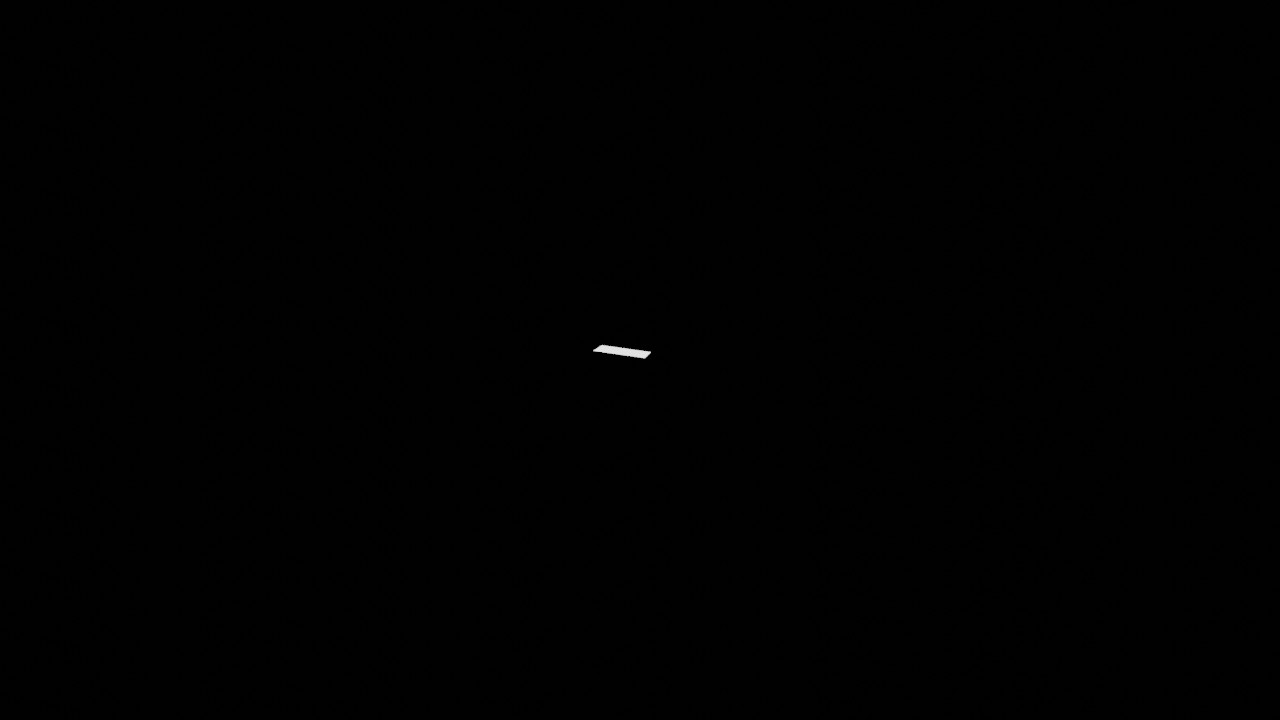
#> input picture Documents/Studies/LORIA/Dominique/plaque.jpg, 1280 x 720 px, found by its file name
$ python surf_keypoints.py
#> lines starting #> are read from the running program, lines starting #| are printed output that depends on the picture; after the words box and inside, x2 and y2 are one past the last pixel; in counts of white or black regions, pixels touching at a corner belong together; pictures that were not available may be replaced by others from this repository, and a replacement may not be noted
import numpy as np
import cv2
from matplotlib import pyplot as plt
import imutils

MIN_MATCH_COUNT = 10

img1 = cv2.imread("/Users/Melanie/Documents/Studies/LORIA/Dominique/plaque.jpg", 0)
#> img1 is the input picture: shape (720, 1280); min 0, max 238, mean 1
#img_object = cv2.Canny(img_object, 50, 150,apertureSize = 3)
_,img1 = cv2.threshold(img1,127,255,0)
#> img1: shape (720, 1280); 0.04% white; 1 white region, box (x1, y1, x2, y2) and area: (593, 345, 651, 359) 402
#img = cv2.imread("/Users/Melanie/Movies/Moth2/00028000.JPG", 0)
img2 = cv2.imread("/Users/Melanie/Movies/Moth2/00028147.JPG", 0)
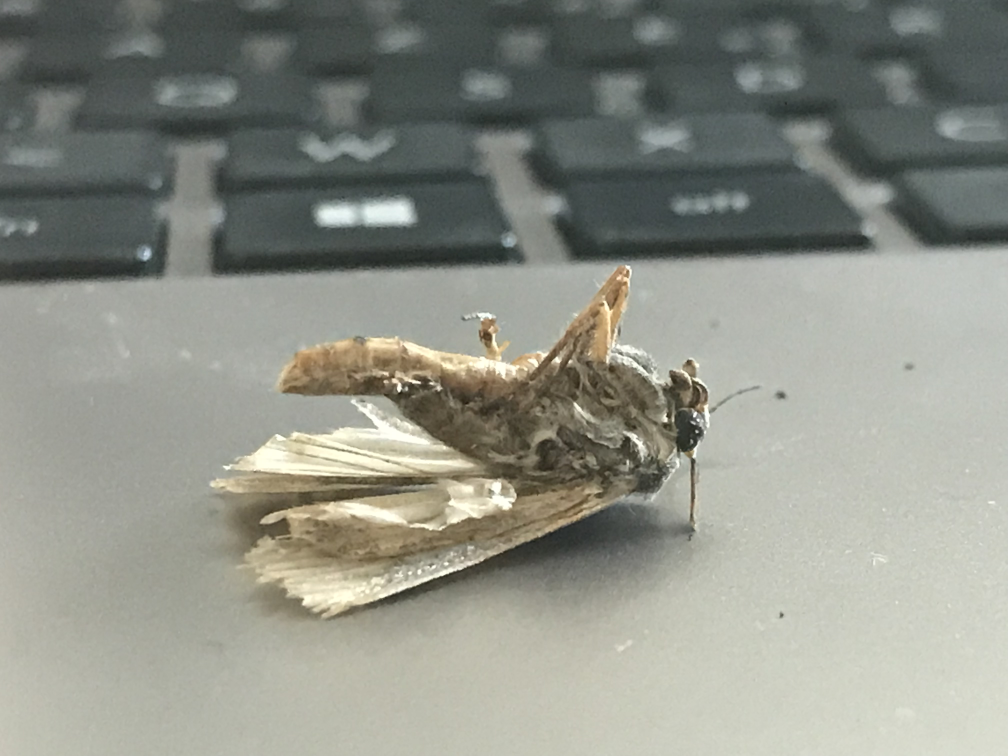
#> input picture Documents/Studies/LORIA/Dominique/IMG_2514.jpeg, 4032 x 3024 px, given in place of 00028147.JPG, which was not available (shown at 1/4 size)
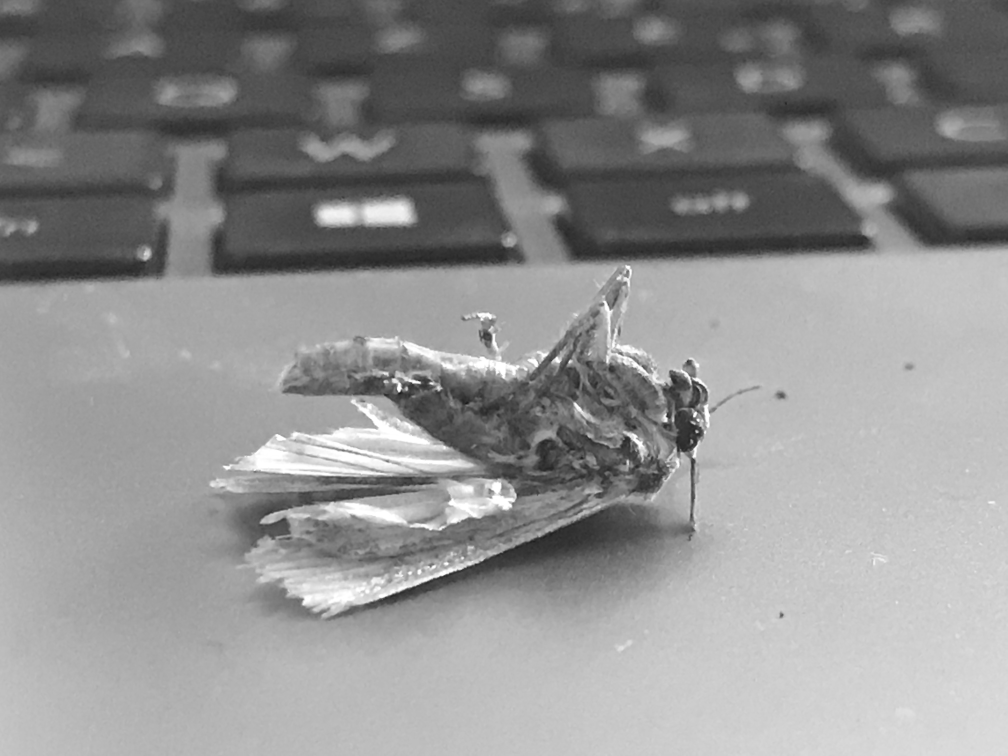
#> img2: shape (3024, 4032) (shown at 1/4 size); min 20, max 255, mean 142.6
img2 = imutils.rotate(img2, 180)[120:-50,420:-300]
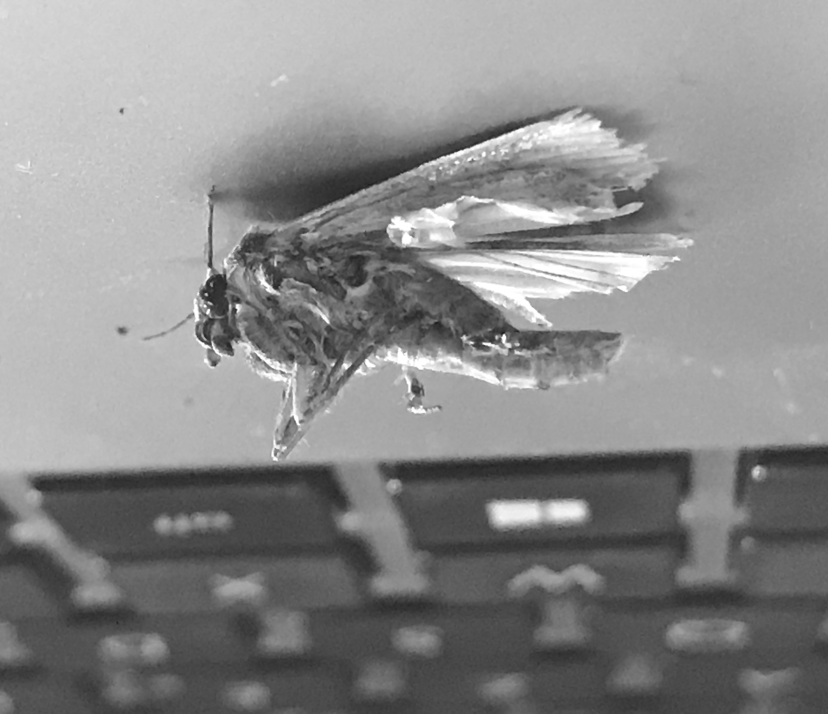
#> img2: shape (2854, 3312) (shown at 1/4 size); min 20, max 255, mean 138.6
#img_scene = cv2.Canny(img_scene, 50, 150,apertureSize = 3)
_,img2 = cv2.threshold(img2,127,255,0)
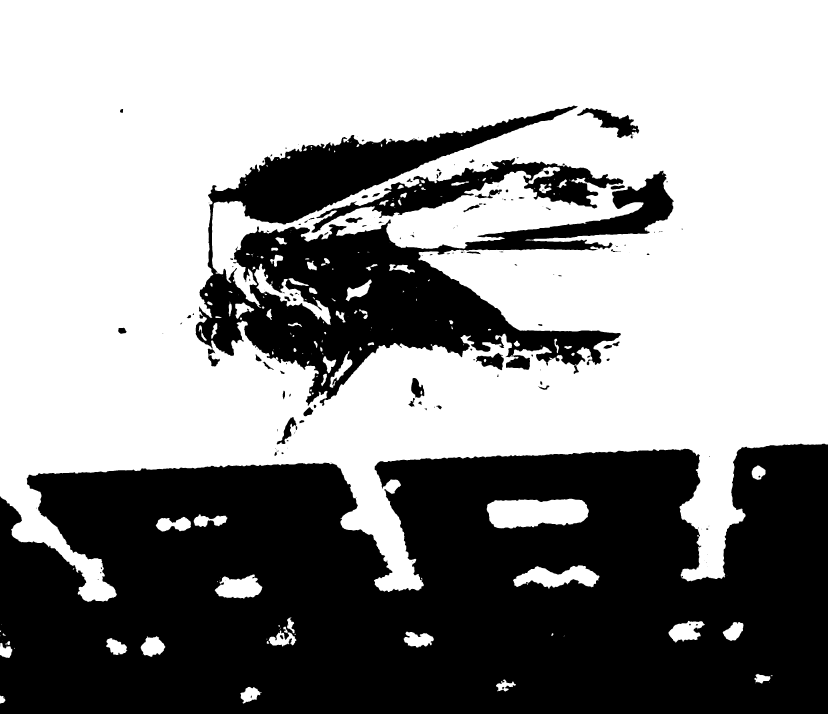
#> img2: shape (2854, 3312) (shown at 1/4 size); 58.6% white; 185 black regions (85 under 20 px), largest, box (x1, y1, x2, y2) and area: (0, 1775, 3312, 2854) 3024189, (783, 422, 2696, 1624) 767408, (1245, 632, 2494, 931) 90078

# Initiate SIFT detector
sift = cv2.xfeatures2d.SIFT_create(edgeThreshold=20, sigma=0.4)

# find the keypoints and descriptors with SIFT

kp1, des1 = sift.detectAndCompute(img1,None)
#> kp1 = 53 keypoints; strongest (x, y, size): (637, 352, 12.8), (601, 348, 6.5), (646, 353, 6), (648, 353, 3.3)
kp2, des2 = sift.detectAndCompute(img2,None)
#> kp2 = 32447 keypoints; strongest (x, y, size): (2829, 2116, 6), (1246, 597, 3.1), (824, 1177, 11.7), (2216, 776, 5.9)

FLANN_INDEX_KDTREE = 0
index_params = dict(algorithm = FLANN_INDEX_KDTREE, trees = 5)
search_params = dict(checks = 50)

flann = cv2.FlannBasedMatcher(index_params, search_params)

matches = flann.knnMatch(des1,des2,k=2)
#> matches = 53 matches

# store all the good matches as per Lowe's ratio test.
good = []
for m,n in matches:
    if m.distance < 0.7*n.distance:
        good.append(m)
#> this loop made 53 passes
#> after the loop, good = 12 matches

if len(good)>MIN_MATCH_COUNT:
    src_pts = np.float32([ kp1[m.queryIdx].pt for m in good ]).reshape(-1,1,2)
#> src_pts = [[597.3, 348], [603.3, 351.8], [609.3, 344.8], [610.2, 351.6], [616.3, 345.8], [616.9, 345.5], [623.3, 346.8], [625, 352], [629.3, 347.8], [630.6, 347.5], [636.3, 348.8], [636.7, 352.3]]
    dst_pts = np.float32([ kp2[m.trainIdx].pt for m in good ]).reshape(-1,1,2)
#> dst_pts = [[1269.4, 1202.5], [1268.9, 1381.6], [2785.3, 2485.8], [2231, 963.1], [2785.3, 2485.8], [2239, 968.9], [2104.3, 1997.8], [1472.9, 1008], [2785.3, 2485.8], [2239, 968.9], [2320.3, 1998.8], [1469.8, 1007.8]]

    M, mask = cv2.findHomography(src_pts, dst_pts, cv2.RANSAC,5.0)
#> M = [[-3.85, 0.56, 2253.6], [-1.66, 0.239, 972.9], [-0.00173, 0.000281, 1]]; mask = [0, 0, 0, 1, 0, 1, 0, 0, 0, 0, 0, 0]
    matchesMask = mask.ravel().tolist()
#> matchesMask = [0, 0, 0, 1, 0, 1, 0, 0, 0, 0, 0, 0]

    h,w = img1.shape
#> h = 720; w = 1280
    pts = np.float32([ [0,0],[0,h-1],[w-1,h-1],[w-1,0] ]).reshape(-1,1,2)
    dst = cv2.perspectiveTransform(pts,M)
#> dst = [[2253.6, 972.9], [2210.5, 952.8], [2254.9, 973.3], [2211.7, 953.2]]

    img2 = cv2.polylines(img2,[np.int32(dst)],True,255,3, cv2.LINE_AA)
#> img2: shape (2854, 3312); under 0.01% of pixels changed, all inside (x1, y1, x2, y2) = (2208, 949, 2258, 977)

else:
    print("Not enough matches are found - %d/%d" % (len(good),MIN_MATCH_COUNT))
    matchesMask = None

draw_params = dict(matchColor = (0,255,0), # draw matches in green color
                   singlePointColor = None,
                   matchesMask = matchesMask, # draw only inliers
                   flags = 2)
#> draw_params = 4 items

img3 = cv2.drawMatches(img1,kp1,img2,kp2,good,None,**draw_params)
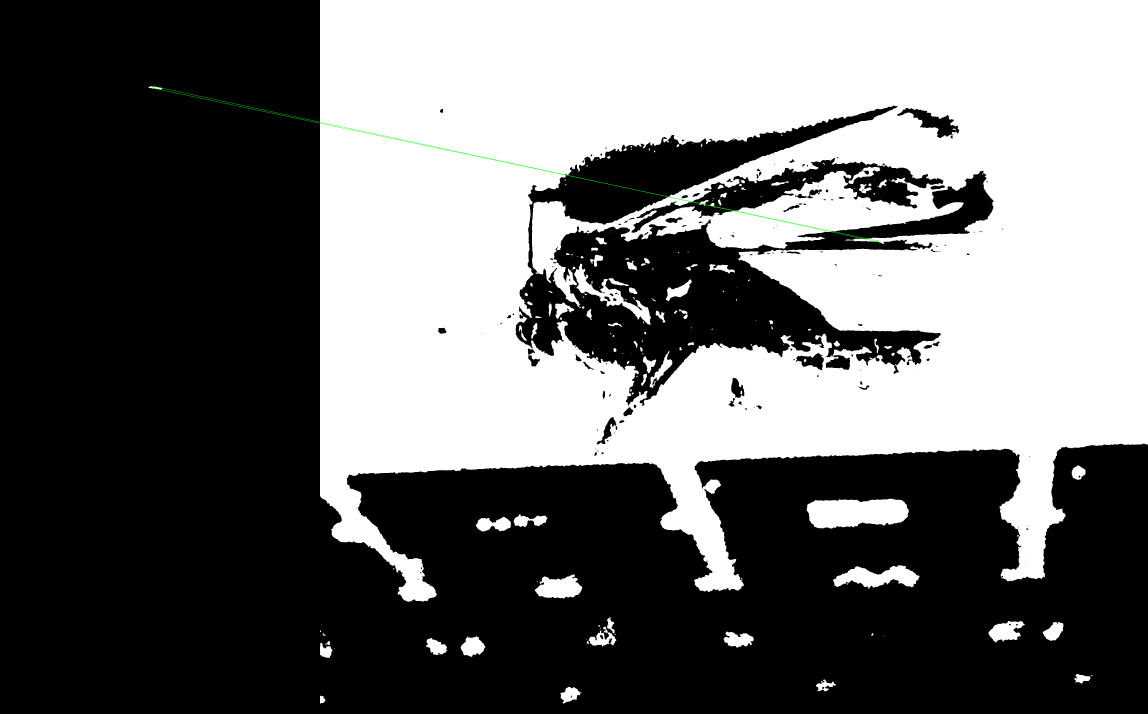
#> img3: shape (2854, 4592, 3) (shown at 1/4 size); mean of channels 0, 1, 2 107.7, 107.8, 107.7; drawn as B, G, R

plt.imshow(img3, 'gray'),plt.show()
